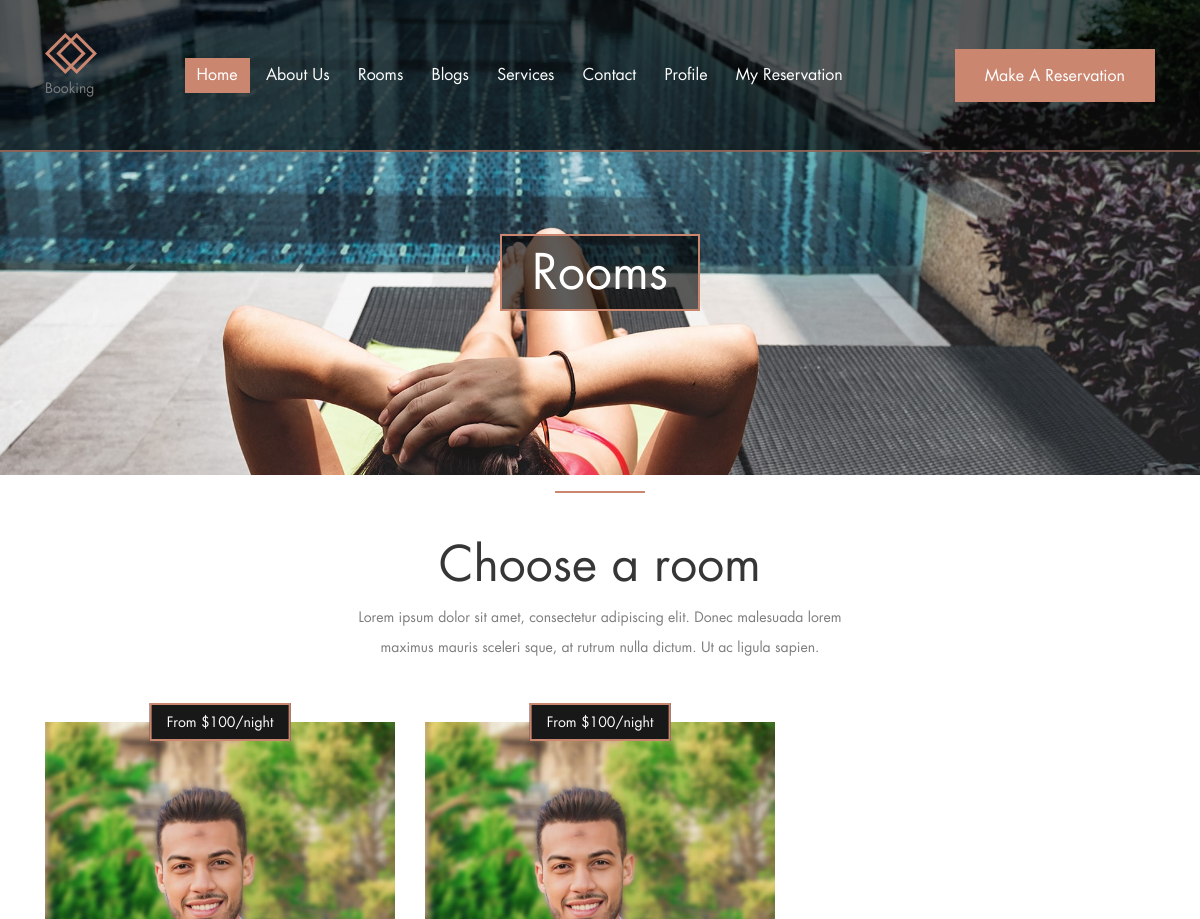
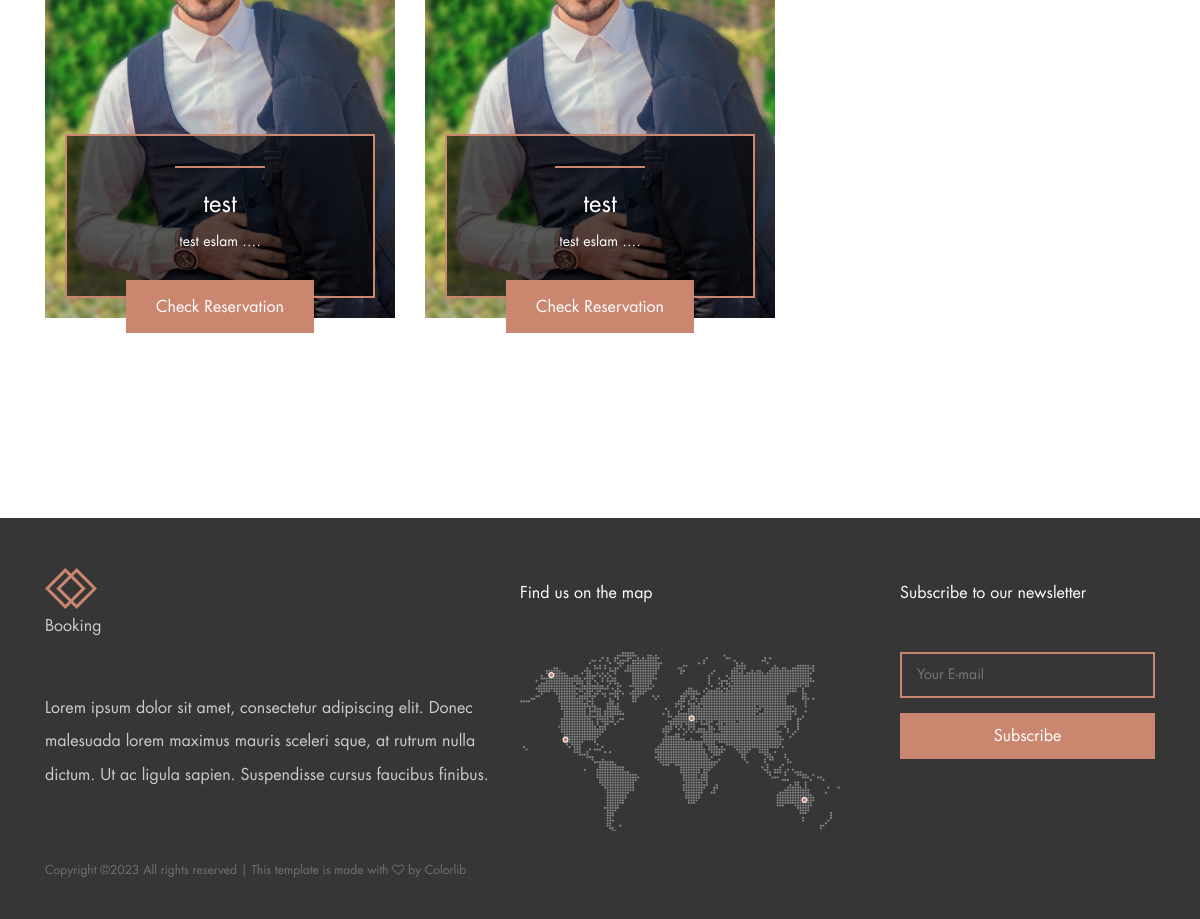
The page /accounts/reservation (signed in) on the database as committed earlier (2 pictures, top to bottom).
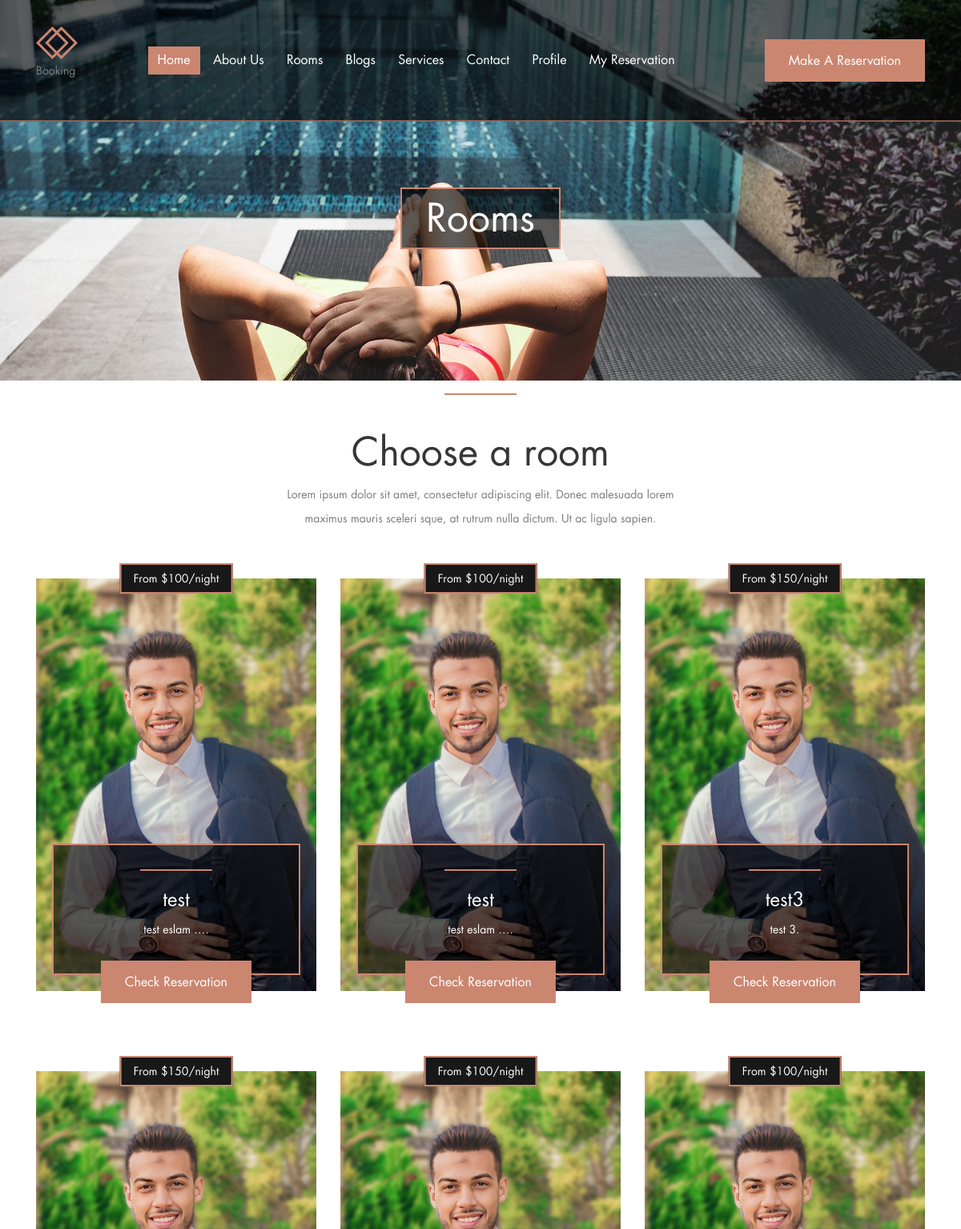
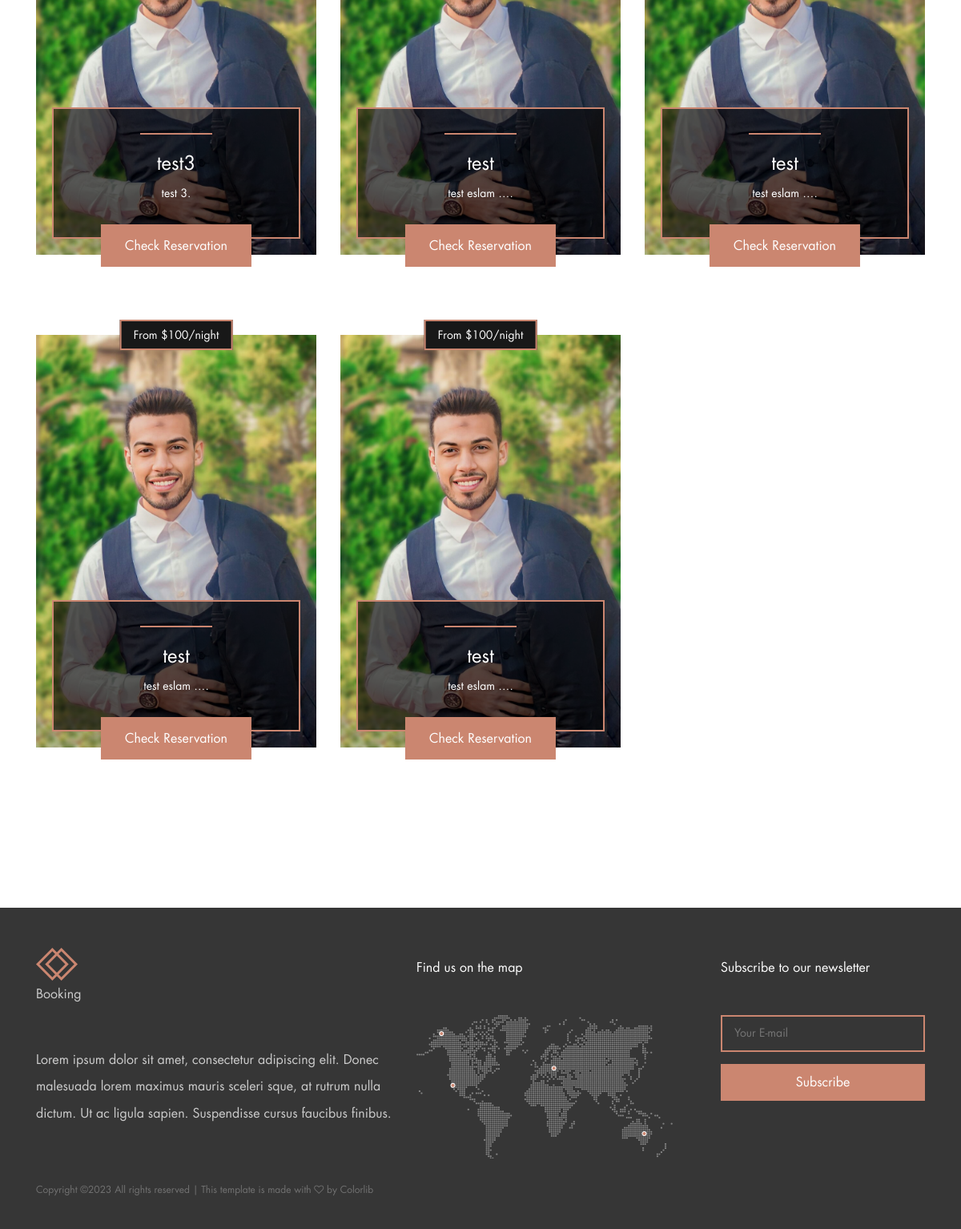
The same page on the database as committed later (2 pictures, top to bottom).
### settings/models.py (models this page shows, shortened)
class Settings(models.Model):
    site_name = models.CharField(max_length=50)
    logo = models.ImageField(upload_to='home_page/')
    email = models.EmailField(max_length=254)
    image = models.ForeignKey('Image',related_name='home_page_image',on_delete=models.CASCADE, null=True, blank=True)
    phone_number = models.CharField(max_length=20)
    description = models.TextField(max_length=200 )
    address = models.CharField(max_length=500 , default= 'Egypt')
    fb_link = models.URLField(max_length=200)
    tw_link = models.URLField(max_length=200)
    in_link = models.URLField(max_length=200)
    address_2 = models.CharField(max_length = 300 ,default= 'Egypt')

### unit/models.py (models this page shows, shortened)
class UnitBook(models.Model):
    user = models.ForeignKey(User,related_name='book_owner',on_delete=models.CASCADE)
    unit = models.ForeignKey(Unit,related_name='book_unit',on_delete=models.CASCADE)
    date_from = models.DateField(default=timezone.now)
    date_to = models.DateField(default=timezone.now)
    adults = models.IntegerField(choices=COUNT)
    children = models.IntegerField(choices=COUNT)
    created_at = models.DateTimeField(default=timezone.now)

class Unit(models.Model):
    name = models.CharField(max_length=100, unique= True)
    image = models.ImageField(upload_to='unit/')
    price = models.IntegerField(default=0)
    description = models.TextField(max_length=10000)
    place = models.ForeignKey('Place',related_name='unit_place',on_delete=models.CASCADE)
    category = models.ForeignKey('Category',related_name='unit_category',on_delete=models.CASCADE)
    available = models.BooleanField(default=True)
    created_at = models.DateTimeField(default=timezone.now)
    slug = models.SlugField(null= True, blank= True)
    def get_absolute_url(self):
        return reverse("unit:unit_detail", kwargs={"slug": self.slug})

### accounts/views.py (the view)
# urls.py: path('reservation', views.my_reservation, name='my_reservation'),
def my_reservation(request):
    unit_list = UnitBook.objects.filter(user= request.user)
    return render(request,'accounts/reservation.html',{'unit_list':unit_list})

### accounts/templates/accounts/reservation.html (shortened to what this page needs)
{% extends 'base.html' %}
{% load static %}
{% block body %}
<body>
    <section class="breadcumb-area bg-img d-flex align-items-center justify-content-center" style="background-image: url({% static 'img/bg-img/bg-6.jpg' %});">
        <div class="bradcumbContent">
            <h2>Rooms</h2>
        </div>
    </section>
    <div class="book-now-area">
        <div class="container">
            <div class="row justify-content-center">
                <div class="col-12 col-lg-10">
                </div>
            </div>
        </div>
    </div>
    <section class="rooms-area section-padding-0-100">
        <div class="container">
            <div class="row justify-content-center">
                <div class="col-12 col-lg-6">
                    <div class="section-heading text-center">
                        <div class="line-"></div>
                        <h2>Choose a room</h2>
                        <p>Lorem ipsum dolor sit amet, consectetur adipiscing elit. Donec malesuada lorem maximus mauris sceleri sque, at rutrum nulla dictum. Ut ac ligula sapien.</p>
                    </div>
                </div>
            </div>
            <div class="row">
            {% for unit in unit_list %}
                <div class="col-12 col-md-6 col-lg-4">
                    <div class="single-rooms-area wow fadeInUp" data-wow-delay="100ms">
                        <div class="bg-thumbnail bg-img" style="background-image: url({{unit.unit.image.url}});"></div>
                        <p class="price-from">From ${{unit.unit.price}}/night</p>
                        <div class="rooms-text">
                            <div class="line"></div>
                            <h4>{{unit.unit.name}}</h4>
                            <p>{{unit.unit.description|safe|truncatewords:2}}.</p>
                        </div>
                        <a href="{{unit.unit.get_absolute_url}}" class="book-room-btn btn palatin-btn">Check reservation</a>
                    </div>
                </div>
            {% endfor %}
            </div>
        </div>
    </section>
</body>
{% endblock body %}

### templates/base.html (shortened to what this page needs)
{% load static %}
<!DOCTYPE html>
<html lang="en">
<head>
    <link rel="stylesheet" href="{% static 'style.css' %}">
</head>
<body>
    <header class="header-area">
        <div class="palatin-main-menu">
            <div class="classy-nav-container breakpoint-off">
                <div class="container">
                    <nav class="classy-navbar justify-content-between" id="palatinNav">
                        <a href="{%url 'settings:home' %}" class="nav-brand"><img src="{{my_footer.logo.url}}" alt="My image"><p>Booking</p></a>
                        <div class="classy-menu">
                            <div class="classynav">
                                <ul>
                                    <li class="active"><a href="{%url 'settings:home' %}">Home</a></li>
                                    <li><a href="{%url 'settings:about_us'%}">About Us</a></li>
                                    <li><a href="{%url 'unit:unit_list' %}">Rooms</a></li>
                                    <li><a href="{%url 'blog:post_list' %}">Blogs</a></li>
                                    <li><a href="{%url 'settings:services'%}">Services</a></li>
                                    <li><a href="{%url 'settings:contact'%}">Contact</a></li>
                                    <li><a href="{%url 'accounts:profile'%}">Profile</a></li>
                                    <li><a href="{%url 'accounts:my_reservation'%}">My Reservation</a></li>
                                </ul>
                                <div class="menu-btn">
                                    <a href="{%url 'unit:unit_list' %}" class="btn palatin-btn">Make a Reservation</a>
                                </div>
                            </div>
                        </div>
                    </nav>
                </div>
            </div>
        </div>
    </header>
    {% block body %}
    {% endblock body %}
    <footer class="footer-area">
        <div class="container">
            <div class="row">
                <div class="col-12 col-lg-5">
                    <div class="footer-widget-area mt-50">
                        <a href="{%url 'settings:home' %}" class="d-block mb-5"><img src="{{my_footer.logo.url}}" alt=""><p>Booking</p></a>
                        <p>Lorem ipsum dolor sit amet, consectetur adipiscing elit. Donec malesuada lorem maximus mauris sceleri sque, at rutrum nulla dictum. Ut ac ligula sapien. Suspendisse cursus faucibus finibus. </p>
                    </div>
                </div>
                <div class="col-12 col-md-6 col-lg-4">
                    <div class="footer-widget-area mt-50">
                        <h6 class="widget-title mb-5">Find us on the map</h6>
                        <img src="{%static 'img/bg-img/footer-map.png' %}" alt="">
                    </div>
                </div>
                <div class="col-12 col-md-6 col-lg-3">
                    <div class="footer-widget-area mt-50">
                        <h6 class="widget-title mb-5">Subscribe to our newsletter</h6>
                        <form action="#" method="post" class="subscribe-form">
                            <input type="email" name="subscribe-email" id="subscribeemail" placeholder="Your E-mail">
                            <button type="submit">Subscribe</button>
                        </form>
                    </div>
                </div>
                <div class="col-12">
                    <div class="copywrite-text mt-30">
                        <p><a href="#">
Copyright &copy;<script>document.write(new Date().getFullYear());</script> All rights reserved | This template is made with <i class="fa fa-heart-o" aria-hidden="true"></i> by <a href="https://colorlib.com" target="_blank">Colorlib</a>
</p>
                    </div>
                </div>
            </div>
        </div>
    </footer>
</body>
</html>

### static/css/classy-nav.css (style rules this page uses)
* { margin: 0; padding: 0; }
body { font-family: "Roboto", sans-serif; }
ul, ol { margin: 0; }
ul li, ol li { list-style: none; }
img { height: auto; max-width: 100%; }
.bg-img { background-position: center center; background-size: cover; background-repeat: no-repeat; }
.classy-nav-container { position: relative; z-index: 100; background-color: #ffffff; }
.classy-nav-container * { box-sizing: border-box; }
.classy-nav-container a { -webkit-transition-duration: 500ms; transition-duration: 500ms; text-decoration: none; outline: none; font-size: 14px; font-weight: 400; color: #232323; display: inline-block; }
.justify-content-between { -webkit-box-pack: justify; -ms-flex-pack: justify; justify-content: space-between; }
.justify-content-center { -webkit-box-pack: center; -ms-flex-pack: center; justify-content: center; }
.classy-navbar { width: 100%; height: 70px; padding: 0.5em 2em; display: -webkit-box; display: -ms-flexbox; display: flex; -webkit-box-align: center; -ms-flex-align: center; -ms-grid-row-align: center; align-items: center; }
.classy-navbar .nav-brand { font-size: 26px; font-weight: 500; color: #565656; display: inline-block; margin-right: 30px; }
.classynav ul li { display: inline-block; clear: both; position: inherit; z-index: 10; }
.classynav ul li a { padding: 0 12px; display: block; height: 35px; font-size: 14px; line-height: 34px; }
.breakpoint-off .classynav { display: -webkit-box; display: -ms-flexbox; display: flex; -webkit-box-align: center; -ms-flex-align: center; -ms-grid-row-align: center; align-items: center; }

Rows that differ between the two databases and show on the page:
added UnitBook: unit.image (picture), unit.price "150", unit.name "test3", unit.description "test 3"
added UnitBook: unit.image (picture), unit.price "150", unit.name "test3", unit.description "test 3"
added UnitBook: unit.image (picture), unit.price "100", unit.name "test", unit.description "test eslam …"
added UnitBook: unit.image (picture), unit.price "100", unit.name "test", unit.description "test eslam …"
added UnitBook: unit.image (picture), unit.price "100", unit.name "test", unit.description "test eslam …"
added UnitBook: unit.image (picture), unit.price "100", unit.name "test", unit.description "test eslam …"
